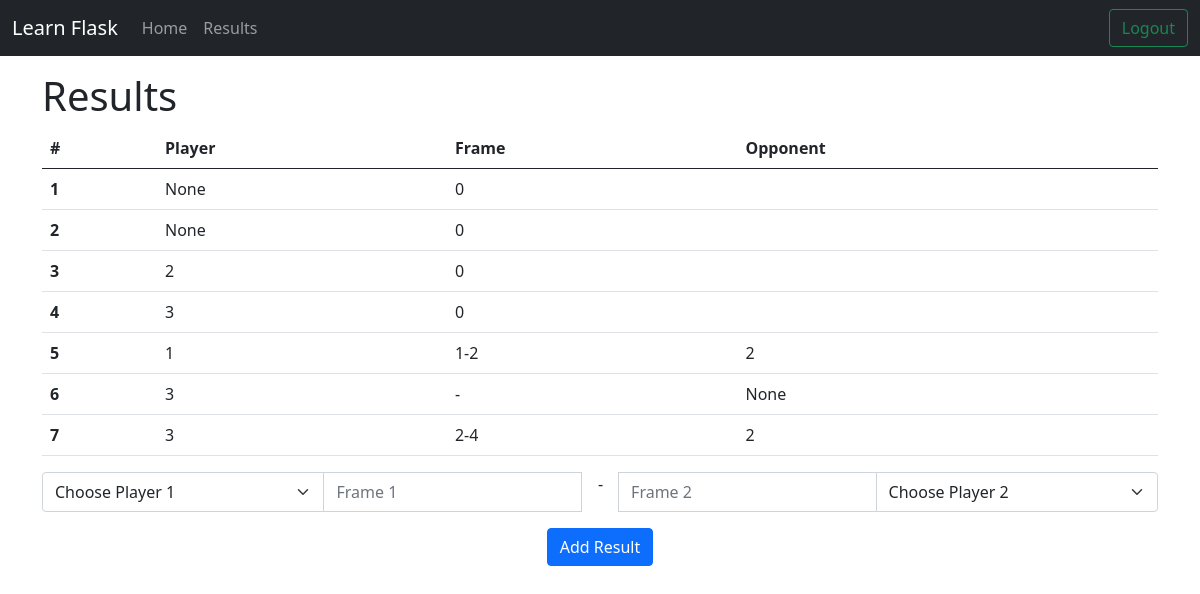
The page /results (signed in) on the database its author committed.
### learn_flask/models.py (models this page shows)
class Result(db.Model):  # type: ignore
    id = db.Column(db.Integer, primary_key=True)
    player = db.Column(db.String(150))
    frame = db.Column(db.String(150))
    opponent = db.Column(db.String(150))

### learn_flask/views.py (the view, shortened to what this page needs)
@views.route("/results", methods=["GET", "POST"])
@login_required
def results():
    return render_template("results.html", user=current_user, results=Result.query.all())

### learn_flask/__init__.py (called while the page is built)
def create_app():
    app = Flask(__name__)
    app.config["SECRET_KEY"] = "We have to store it somewhere else"
    app.config["SQLALCHEMY_DATABASE_URI"] = f"sqlite:///{path.join(BASE_DIR, DB_NAME)}"
    db.init_app(app)
    from .auth import auth
    from .views import views
    app.register_blueprint(auth, url_prefix="/")
    app.register_blueprint(views, url_prefix="/")
    from .models import Note, Result, User
    create_database(app)
    login_manager = LoginManager()
    login_manager.login_view = "auth.login"
    login_manager.init_app(app)
    @login_manager.user_loader
    def load_user(id):
        return User.query.get(int(id))
    return app

### learn_flask/templates/results.html (shortened to what this page needs)
{% extends "base.html" %}
{% block content %}
<h1>Results</h1>
<table class="table">
    <thead>
      <tr>
        <th scope="col">#</th>
        <th scope="col">Player</th>
        <th scope="col">Frame</th>
        <th scope="col">Opponent</th>
      </tr>
    </thead>
    <tbody>
        {% for result in results %}
      <tr>
        <th scope="row">{{ result.id }}</th>
        <td>{{ result.player }}</td>
        <td>{{ result.frame }}</td>
        <td>{{ result.opponent }}</td>
      </tr>
      {% endfor %}
    </tbody>
  </table>
<form method="post">
    <div class="input-group mb-3">
        <select class="form-select" id="player1" name="player1" aria-label="Default select example">
            <option selected disabled>Choose Player 1</option>
        </select>
        <input type="number" class="form-control" id="frame1" name="frame1" placeholder="Frame 1" aria-label="Frame 1"
            aria-describedby="frame1">
        <p class="mx-3">-</p>
        <input type="number" class="form-control" id="frame2" name="frame2" placeholder="Frame 2" aria-label="Frame 2"
            aria-describedby="frame2">
        <select class="form-select" id="player2" name="player2" aria-label="Default select example">
            <option selected disabled>Choose Player 2</option>
        </select>
    </div>
    <div align="center">
        <button type="submit" class="btn btn-primary">Add Result</button>
    </div>
</form>
{% endblock %}

### learn_flask/templates/base.html (shortened to what this page needs)
<!DOCTYPE html>
<html lang="en">
<head>
  <link href="https://cdn.jsdelivr.net/npm/bootstrap@5.0.2/dist/css/bootstrap.min.css" rel="stylesheet"
 />
  <link rel="stylesheet" href="https://cdnjs.cloudflare.com/ajax/libs/font-awesome/6.2.0/css/fontawesome.min.css" />
</head>
<body>
  <nav class="navbar navbar-expand-lg navbar-dark bg-dark">
    <div class="container-fluid">
      <a class="navbar-brand" href="/">Learn Flask</a>
      <div class="collapse navbar-collapse" id="navbarSupportedContent">
        <ul class="navbar-nav me-auto mb-2 mb-lg-0">
          {% if user.is_authenticated %}
          <li class="nav-item">
            <a class="nav-link" href="/">Home</a>
          </li>
          <li class="nav-item">
            <a class="nav-link" href="/results">Results</a>
          </li>
          {% endif %}
        </ul>
        {% if user.is_authenticated %}
        <form action="/logout" class="form-inline">
          <button class="btn btn-outline-success my-2 my-sm-0" type="submit">
            Logout
          </button>
        </form>
        {% endif %}
      </div>
    </div>
  </nav>
  <div class="container my-3">
    {% block content %}
    {% endblock %}
  </div>
</body>
</html>

### rows shown on the page
Result: id "1", player "None", frame "0"
Result: id "2", player "None", frame "0"
Result: id "3", player "2", frame "0"
Result: id "4", player "3", frame "0"
Result: id "5", player "1", frame "1-2", opponent "2"
Result: id "6", player "3", frame "-", opponent "None"
Result: id "7", player "3", frame "2-4", opponent "2"
